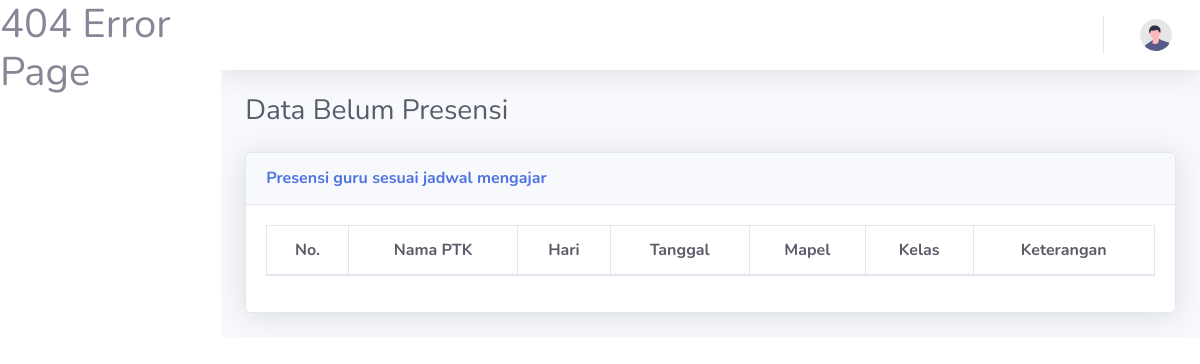
Page /TambahKeteranganBelumPresensiMasuk2.php on the earlier database version.
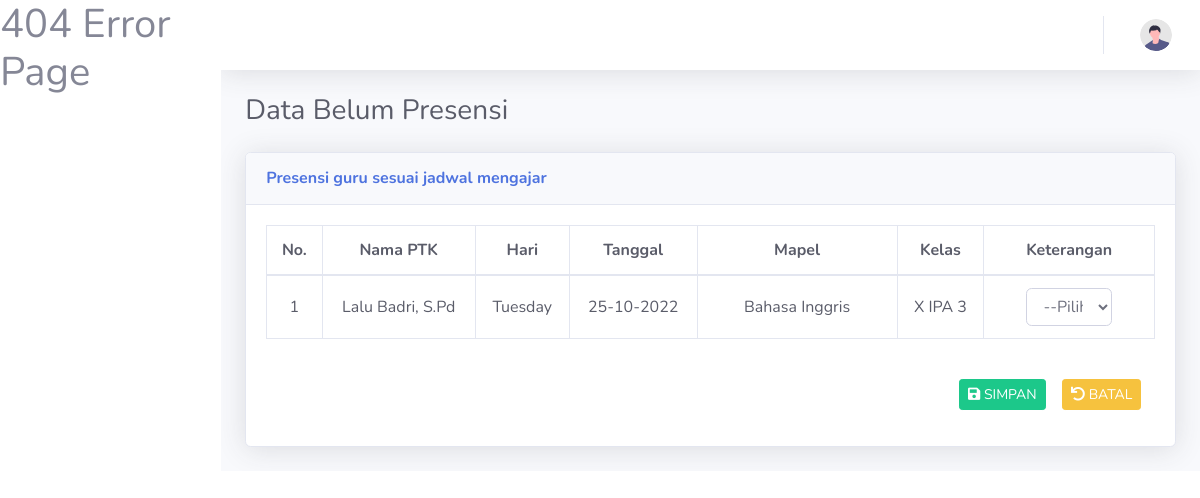
Same page on the later database version.
### tables this page shows
CREATE TABLE `tb_jadwal` (
  `id_jadwal` varchar(4) NOT NULL,
  `hari` varchar(10) NOT NULL,
  `id_jam` char(3) NOT NULL,
  `kode_kelas` char(4) NOT NULL,
  `kode_mapel` char(5) NOT NULL,
  `id_PTK` char(5) NOT NULL
);

CREATE TABLE `tb_ptk` (
  `id_PTK` char(5) NOT NULL,
  `nama_PTK` varchar(45) NOT NULL,
  `jk_PTK` char(2) NOT NULL,
  `jabatan_PTK` varchar(50) NOT NULL,
  `jenis_PTK` varchar(20) NOT NULL
);

CREATE TABLE `tb_mapel` (
  `kode_mapel` char(5) NOT NULL,
  `mapel` varchar(100) NOT NULL
);

CREATE TABLE `tb_kelas` (
  `kode_kelas` char(4) NOT NULL,
  `nama_kelas` varchar(35) NOT NULL
);

### TambahKeteranganBelumPresensiMasuk2.php (the view, shortened to what this page needs)
<?php
    require_once 'Layout/Header.php';
    require_once 'Koneksi.php';
 ?>
<div class="container-fluid">
   <h1 class="h3 mb-2 text-gray-800">Data Belum Presensi</h1>
</div>
<div class="container-fluid">
       <div class="card shadow mb-4 text-gray-700">
           <div class="card-header py-3">
           <h6 class="m-0 font-weight-bold text-primary">Presensi guru sesuai jadwal mengajar</h6>
           </div>
         <form method="post">
            <div class="card-body">
                     <div class="table-responsive">
                        <table class="table table-bordered text-gray-800" id="dataTable" width="100%" cellspacing="0">
                              <thead>
                                 <tr align='center' bgcolor=''>
                                    <th>No.</th>
                                    <th>Nama PTK</th>
                                    <th>Hari</th>
                                    <th>Tanggal</th>
                                    <th>Mapel</th>
                                    <th>Kelas</th>
                                    <th>Keterangan</th>
                                 </tr>
                              </thead>
                              <tbody>
                                 <?php
                                 $no = 1;
                                 $hari = date('l');
                                 $tanggal = date ("d-m-Y");
                                 $query = mysqli_query($koneksi, "SELECT * FROM tb_jadwal, tb_ptk, tb_mapel, tb_kelas WHERE NOT EXISTS
                                                                  (SELECT * FROM tb_hasil_presensi
                                                                  WHERE tb_hasil_presensi.id_jadwal = tb_jadwal.id_jadwal
                                                                  AND tb_hasil_presensi.tanggal='$tanggal')
                                                                  AND tb_ptk.id_PTK = tb_jadwal.id_PTK
                                                                  AND tb_mapel.kode_mapel = tb_jadwal.kode_mapel
                                                                  AND tb_kelas.kode_kelas = tb_jadwal.kode_kelas
                                                                  AND tb_jadwal.hari='$hari'");
                                 if(mysqli_num_rows($query) > 0){
                                 while ($data = mysqli_fetch_array($query)) {
                              ?>
                                 <tr align="center">
                                    <?php
                                       $aku = $data['hari'];
                                       if($aku == $hari){
                                    ?>
                                       <td><?php echo $no++?></td>
                                       <td><?php echo $data['nama_PTK'];?>
                                       </td>
                                       <td><?php echo $hari;?></td>
                                       <td><?php echo $tanggal;?></td>
                                       <td width="200px"><?php echo $data['mapel'];?></td>
                                       <td><?php echo $data['nama_kelas'];?></td>
                                       <td>
                                          <div class="col-12 col-md-9">
                                             <select name="keterangan[]"  id="select" class="form-control" required oninvalid="this.setCustomValidity('Keterangan harus dipilih')" oninput="setCustomValidity('')" autocomplete="off">
                                             <option value="">--Pilih--</option>
                                             </select>
                                          </div>
                                       </td>
                                    <?php } ?>
                                 </tr>
                              </tbody>
                            <?php } ?>
                        </table>
                        </div><br>
                        <div class="row form-group">
                              <div class="col- col-md-9">
                              </div>
                              <div class="col- col-md-3">&nbsp;
                              <button type="submit" name="simpan2" class="btn btn-success btn-sm"><i class="fas fa-save"></i> SIMPAN</button>&nbsp;&nbsp;&nbsp;
                              <button type="reset" name="reset2" class="btn btn-warning btn-sm"><i class="fas fa-undo"></i> BATAL</button>
                              </div>
                        </div>
                        <?php } else{ ?>
                        <!-- <tr>
                            <td colspan="7" align="center"><h6 style="font-weight: bold; color:red; font-size:15px;">Data Kosong<h6></td>
                        </tr> -->
                        <?php } ?>
                     </div>
                  </div>
            </form>
         </div>
      </div>
        </div>
    </div>
</body>
</html>

Differences in the rows shown:
added tb_jadwal: id_PTK.nama_PTK "Lalu Badri, S.Pd", kode_mapel.mapel "Bahasa Inggris", kode_kelas.nama_kelas "X IPA 3"
Other differences:
text now shown: "SIMPAN BATAL"
